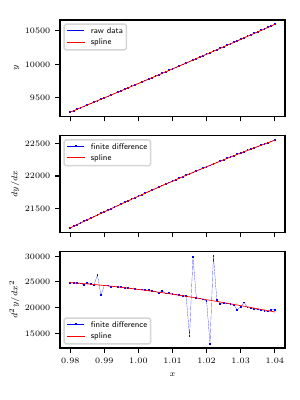

Python code for this plot:
#! /usr/bin/env python
"""

Finite difference derivatives amplify any error that is present in the
input data. For example, the h^2 in the denominator of the finite difference
second derivative amplifies any input error by a factor of 1/h^2, so as
h -> 0, this error becomes large.

Typical experimental or Monte Carlo data contains input errors, which
make it difficult to obtain smooth second or higher derivatives from the data
via finite difference methods. The solution can be to smooth the data (either
at the level of the original data or at a later derivative) via splines.

USAGE:
	python spline.py

"""
#import sys 
import numpy as np
#from scipy.interpolate import splrep, BSpline
from scipy import interpolate
import matplotlib.pyplot as plt
plt.rcParams.update({'font.size': 6})
plt.rcParams['figure.figsize'] = 3.0,4.0


def firstder(vec, h):
    """Return the first-derivative (finite difference) 
       of the given vector with truncation error O(h^2) for
       the edge points and O(h^2) for the bulk points
    """
    der = np.zeros((len(vec)))
    
    # Use 3pt foward difference for first point
    der[0] = (-3*vec[0]+4*vec[1]-vec[2])/(2*h)
    
    # Use 2pt central difference for bulk elements
    for i in range(1,len(vec)-1):
        der[i] = (vec[i+1]-vec[i-1])/(2*h)
               
    # Use 3pt backward difference for last point
    der[-1] = (3*vec[-1]-4*vec[-2]+vec[-3])/(2*h)
    
    return der


def secondder(vec, h):
    """Return the second-derivative (finite difference) 
       of the given vector with truncation error O(h) for
       the edge points and O(h^2) for the bulk points
    """
    der = np.zeros((len(vec)))
    
    # Use 3pt foward difference for first point
    der[0] = (vec[0]-2*vec[1]+vec[2])/h**2
    
    # Use 3pt central difference for bulk elements
    for i in range(1,len(vec)-1):
        der[i] = (vec[i-1]-2.0*vec[i]+vec[i+1])/h**2
               
    # Use 3pt backward difference for last point
    der[-1] = (vec[-1]-2*vec[-2]+vec[-3])/h**2
    
    return der


##################### MAIN PART #####################

# Import raw data
data = np.genfromtxt('data.txt')
x = data[:,0]
y = data[:,1]

# Finite difference derivatives of the data
dy_fd = firstder(y, x[1]-x[0])
ddy_fd = secondder(y, x[1]-x[0])

# Compute a spline for the raw data
tck = interpolate.splrep(x, y, k=5, s=0.0005)
print("t =", tck[0])
print("c =", tck[1])
print("k =", tck[2])

# Fine grid
new_x = np.linspace(x[0], x[-1], 1000)

# Get spline function and its derivatives
new_y = interpolate.splev(new_x, tck, der=0) # The original function (spline)
dy = interpolate.splev(new_x, tck, der=1) # The first derivative of the spline
ddy = interpolate.splev(new_x, tck, der=2) # The second derivative of the spline


# Plot results
ms=0.3 # markersize for finite difference
lw=0.1 # linewidth for finite difference
slw=0.5 # linewidth for splines

plt.rc('text', usetex=True)
fig, (ax1, ax2, ax3) = plt.subplots(nrows=3, ncols=1, sharex=True)

ax1.plot(x, y, marker="s", label="raw data", color='blue', markersize=ms, linewidth=lw)
ax1.plot(new_x, new_y, '-', label='spline', markersize=0, linewidth=slw, color='red')
ax1.set(ylabel=r'$y$')
ax1.legend(loc=2)

ax2.plot(x, dy_fd, marker="s", label="finite difference", color='blue', markersize=ms, linewidth=lw)
ax2.plot(new_x, dy, '-', label='spline', markersize=0, linewidth=slw, color='red')
ax2.set(ylabel=r'$dy/dx$')
ax2.legend(loc=2)

ax3.plot(x, ddy_fd, marker="s", label="finite difference", color='blue', markersize=ms, linewidth=lw)
ax3.plot(new_x, ddy, '-', label='spline', markersize=0, linewidth=slw, color='red')
ax3.set(ylabel=r'$d^2y/dx^2$')
ax3.set(xlabel=r'$x$')
ax3.legend(loc=3)

fig.subplots_adjust(left=0.2) 
fig.subplots_adjust(right=0.95) 
fig.subplots_adjust(top=0.95)
fig.subplots_adjust(bottom=0.13)
plt.savefig("spline.pdf")
